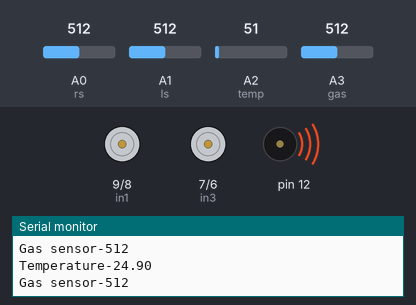
Simulated run of this sketch. Board: Arduino Uno, built with avr-gcc and run on an emulated ATmega328P. On the bench: motor-driver pin pairs drawn as motors (green arrow = first pin HIGH = forward, orange = second pin HIGH = backward, longer = more drive, scaled by the enable pin), buzzer (waves = sounding), the last lines printed to the serial monitor. The inputs (shaded band) are chosen by the test bench; at power-on: A2 (temp) = 51, A0 (rs) = 512, A1 (ls) = 512, A3 (gas) = 512.

Above: at 1.2 s.
1.3 s: A2 (temp) set to 73
2.8 s: A2 (temp) set to 85
At 2.99 s:
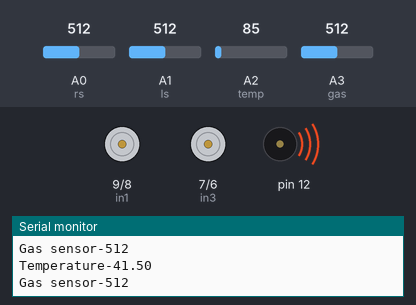
5.8 s: A0 (rs) set to 107
8.8 s: A0 (rs) set to 93
At 10.08 s:
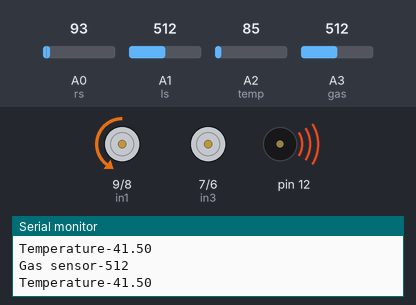
11.8 s: A1 (ls) set to 90
At 12.05 s:
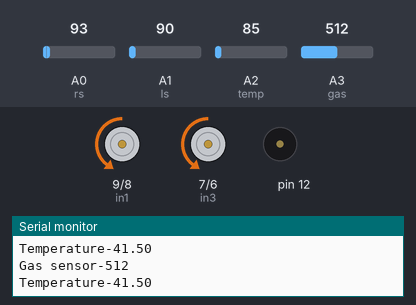
14.8 s: A0 (rs) set to 110
At 15.07 s:
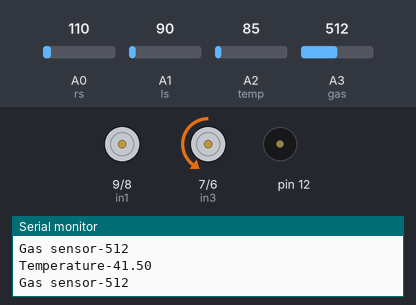
Timing chart, 0 to 18.8 s (numbered marks = the images above; inputs shaded):
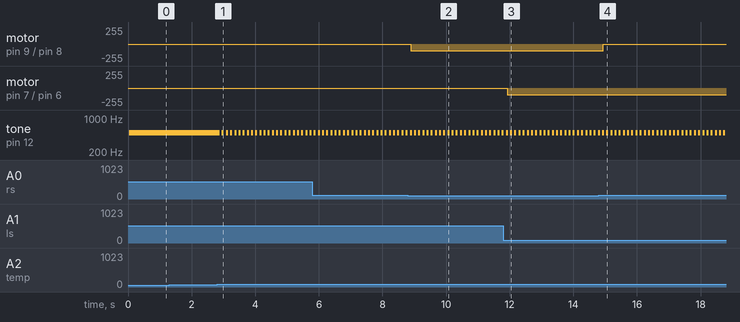

The sketch:

code_implemented_for_the_bot.ino
```cpp
int enA = 10;
int in1 = 9;
int in2 = 8;
// motor two
int enB = 5;
int in3 = 7;
int in4 = 6;
int sensorvalue2,sensorvalue1,tempsensor,gassensor;
#define rs A0
#define ls A1
#define temp A2
#define gas A3
#define sp 100
void setup()
{
  // set all the motor control pins to outputs
  pinMode(enA, OUTPUT);
  pinMode(enB, OUTPUT);
  pinMode(in1, OUTPUT);
  pinMode(in2, OUTPUT);
  pinMode(in3, OUTPUT);
  pinMode(in4, OUTPUT);
  Serial.begin(115200);
   pinMode(12,OUTPUT);
}
void loop()
{
  // this function will run the motors in both directions at a fixed speed
  // turn on motor A
  sensorvalue2 = analogRead(rs);
  sensorvalue1 = analogRead(ls);
  tempsensor=analogRead(temp);
  float c=((tempsensor/1024.0)*500);
  gassensor=analogRead(gas);
   if(sensorvalue2<100 && sensorvalue1<100)
   {
     delay(30);
  digitalWrite(in2, HIGH);
  digitalWrite(in1, LOW);
  // set speed to 200 out of possible range 0~255
  analogWrite(enA, sp);
  // turn on motor B
  digitalWrite(in4, HIGH);
  digitalWrite(in3, LOW);
  // set speed to 200 out of possible range 0~255
  analogWrite(enB, sp);

   }
   else if(sensorvalue2>100 && sensorvalue1 <100)
   {
    delay(30);
     digitalWrite(in2, HIGH);
  digitalWrite(in1, LOW);
  // set speed to 200 out of possible range 0~255
  analogWrite(enA, 0);
  // turn on motor B
  digitalWrite(in4, HIGH);
  digitalWrite(in3, LOW);
  // set speed to 200 out of possible range 0~255
  analogWrite(enB, sp);

   }
    else if(sensorvalue1>100 && sensorvalue2 <100)
   {
    delay(30);
     digitalWrite(in2, HIGH);
  digitalWrite(in1, LOW);
  // set speed to 200 out of possible range 0~255
  analogWrite(enA,sp);
  // turn on motor B
  digitalWrite(in4, HIGH);
  digitalWrite(in3, LOW);
  // set speed to 200 out of possible range 0~255
  analogWrite(enB, 0);

   }
    else
   {
    delay(30);
     digitalWrite(in2, HIGH);
  digitalWrite(in1, LOW);
  // set speed to 200 out of possible range 0~255
  analogWrite(enA, 0);
  // turn on motor B
  digitalWrite(in4, HIGH);
  digitalWrite(in3, LOW);
  // set speed to 200 out of possible range 0~255
  analogWrite(enB, 0);
   }
   Serial.print("Temperature-");
   Serial.println(c);
   Serial.print("Gas sensor-");
   Serial.println(gassensor);
   if(c>=40)
   {
    tone(12,500,10);
    delay(100);
   }
   else if(c<40)
   {
    noTone(12);
   }
   if(gassensor>=250)
   {
    tone(12,500,10);
   }
   else if(gassensor<250)
   {
     noTone(12);
   }
   }
```

Measured:
- the behaviour switches between 81 and 82 on A2 (temp) (found by bisection; images 0 and 1)
- the behaviour switches between 100 and 99 on A0 (rs) (found by bisection; images 1 and 2)
- after the input at 8.8 s, motor on pin 9 (in1) / pin 8 (in2): stopped → backward 100/255 after 0.10 s
- after the input at 11.8 s, motor on pin 7 (in3) / pin 6 (in4): stopped → backward 100/255 after 0.12 s
- after the input at 14.8 s, motor on pin 9 (in1) / pin 8 (in2): backward 100/255 → stopped after 0.14 s
- by itself, tone on pin 12: repeats every 0.13 s: silent 0.09 s, 500 Hz 0.01 s, silent 0.02 s, 500 Hz 0.01 s
